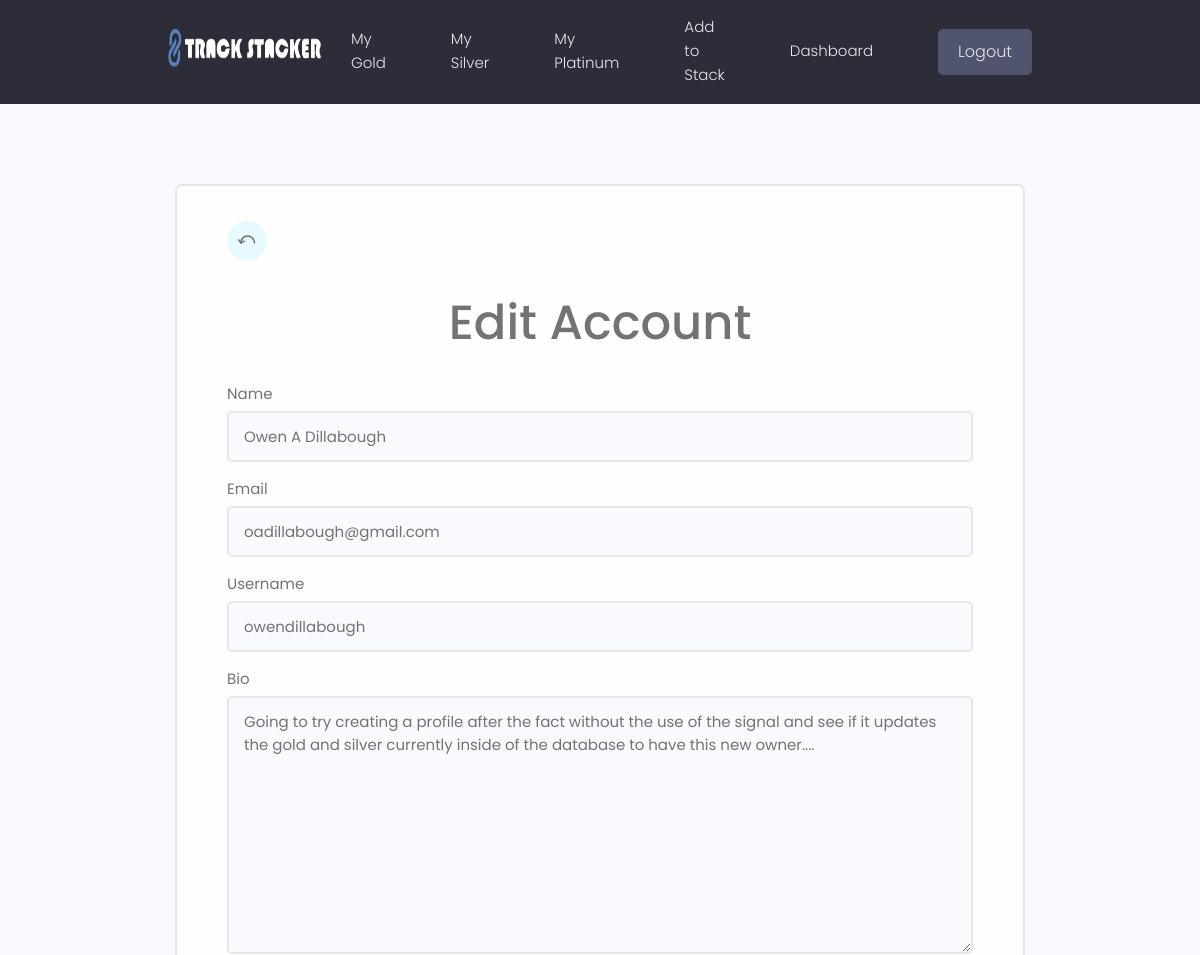
The page /users/edit-account/ (signed in, upper part) on the database as committed earlier.
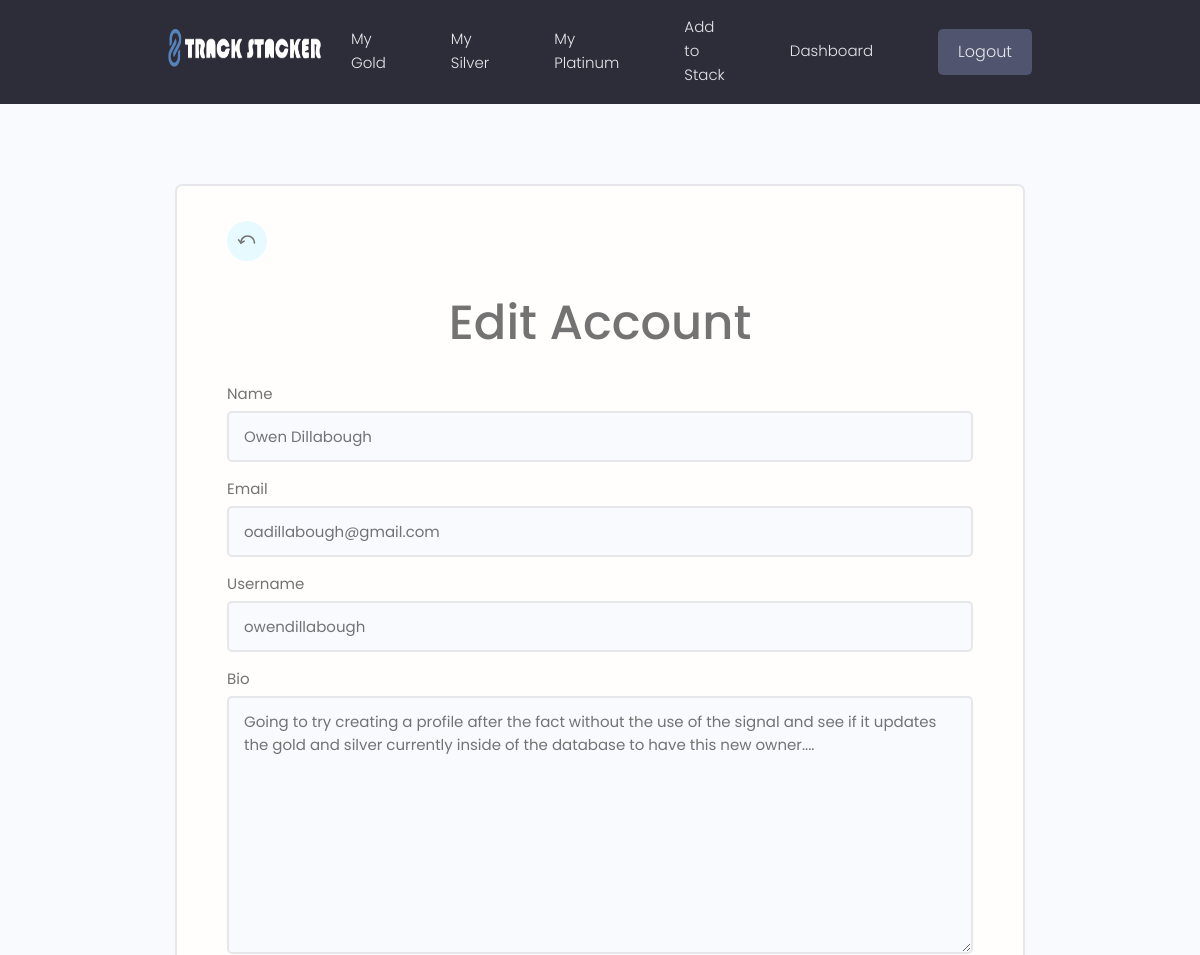
The same page on the database as committed later.
### users/models.py (models this page shows)
class Profile(models.Model):
    user = models.OneToOneField(User, on_delete=models.CASCADE, null=True, blank=True)
    name = models.CharField(max_length=200, blank=True, null=True)
    email =models.EmailField(max_length=500, blank=True, null=True)
    username = models.CharField(max_length=200, blank=True, null=True)
    short_intro = models.CharField(max_length=500, blank=True, null=True)
    bio = models.TextField(blank=True, null=True)
    profile_image = models.ImageField(null=True, blank=True, upload_to='profiles/',
                                        default='profiles/user-default.png')
    social_facebook = models.CharField(max_length=200, blank=True, null=True)
    created = models.DateTimeField(auto_now_add=True)
    id = models.UUIDField(default=uuid.uuid4, unique=True, primary_key=True,
                            editable=False)
    def __str__(self):
        return str(self.user.username)

### users/views.py (the view)
# urls.py: path('edit-account/', views.editAccount, name="edit-account"),
@login_required(login_url='login-user')
def editAccount(request):
    profile = request.user.profile
    print("Profile retrieved:", profile)
    form = CustomProfileForm(instance = profile)
    print("Form data:", form)
    if request.method == 'POST':
        form = CustomProfileForm(request.POST, request.FILES, instance=profile)
        if form.is_valid():
            form.save()
            return redirect('homepage')
    context = {'form': form, 'profile': profile}
    return render (request, 'users/profile_form.html', context)

### users/forms.py
class CustomProfileForm(ModelForm):
    class Meta:
        model = Profile
        fields = ['name', 'email', 'username', 'bio', 'short_intro',
        'profile_image', 'social_facebook']
        labels = {'name': 'Name', 'email': 'Email', 'username': 'Username',
                'bio': 'Bio', 'short_intro': 'Short Intro',
                'social_facebook': 'Facebook Link'}
    def __init__(self,*args, **kwargs):
        super(CustomProfileForm, self).__init__(*args, **kwargs)
        for name, field in self.fields.items():
            field.widget.attrs.update({'class': 'input'})

### users/templates/users/profile_form.html (shortened to what this page needs)
{% extends 'main.html' %}
{% block content %}
<body>
    <main class="formPage my-xl">
        <div class="content-box">
            <div class="formWrapper">
                <a class="backButton" href="{% url 'homepage' %}"><span class="icon-park-outline--back-one"></span></a>
                <br>
                <h1 class="form_header"> Edit Account</h1>
                <form method="POST" enctype="multipart/form-data" action ="{% url 'edit-account' %}">
                    {% for field in form %}
                    <div class="form__field">
                        <label for="formInput#text">{{field.label}} </label>
                        {{field}}
                    </div>
                    {% endfor %}
                </form>
            </div>
        </div>
    </main>
</body>
{% endblock %}

Rows that differ between the two databases and show on the page:
changed Profile "oadillabough@gmail.com": name "Owen A Dillabough" → "Owen Dillabough"
